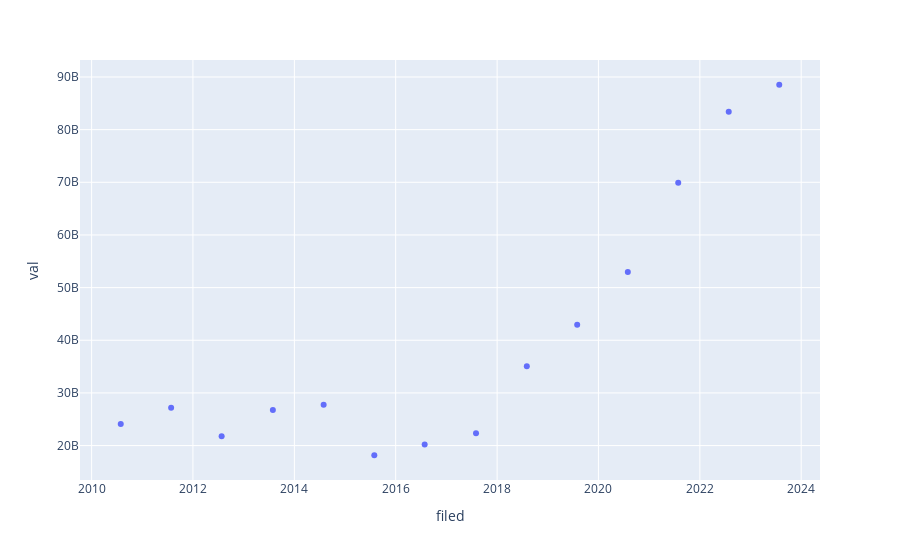

The cell this chart's notebook holds for it:
### Code cell
plx.scatter(
    data_frame = years ,
    x = 'filed',
    y = 'val',
)

### Figure 1 — Plotly figure (JSON) as saved in the notebook; plotly's stock layout.template omitted (floating-point values rounded to 4 significant figures)
{"data": [{"hovertemplate": "filed=%{x}<br>val=%{y}<extra></extra>", "legendgroup": "", "marker": {"color": "#636efa", "symbol": "circle"}, "mode": "markers", "name": "", "orientation": "v", "showlegend": false, "type": "scatter", "x": ["2010-07-30T00:00:00", "2011-07-28T00:00:00", "2012-07-26T00:00:00", "2013-07-30T00:00:00", "2014-07-31T00:00:00", "2015-07-31T00:00:00", "2016-07-28T00:00:00", "2017-08-02T00:00:00", "2018-08-03T00:00:00", "2019-08-01T00:00:00", "2020-07-31T00:00:00", "2021-07-29T00:00:00", "2022-07-28T00:00:00", "2023-07-27T00:00:00"], "xaxis": "x", "y": [24098000000, 27161000000, 21763000000, 26764000000, 27759000000, 18161000000, 20182000000, 22326000000, 35058000000, 42959000000, 52959000000, 69916000000, 83383000000, 88523000000], "yaxis": "y"}], "layout": {"legend": {"tracegroupgap": 0}, "margin": {"t": 60}, "xaxis": {"anchor": "y", "domain": [0, 1], "title": {"text": "filed"}}, "yaxis": {"anchor": "x", "domain": [0, 1], "title": {"text": "val"}}}}
